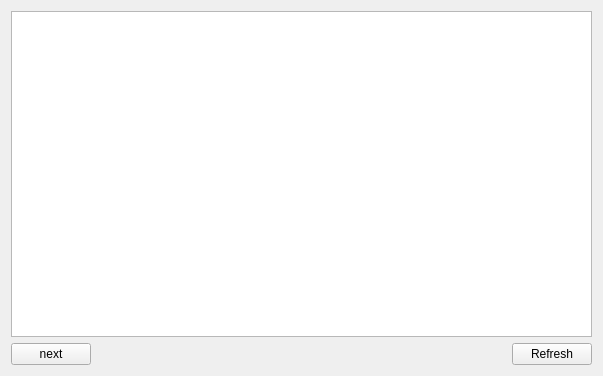
<?xml version="1.0" encoding="UTF-8"?>
<ui version="4.0">
 <class>StepMode</class>
 <widget class="QWidget" name="StepMode">
  <property name="geometry">
   <rect>
    <x>0</x>
    <y>0</y>
    <width>603</width>
    <height>376</height>
   </rect>
  </property>
  <property name="windowTitle">
   <string>Form</string>
  </property>
  <layout class="QGridLayout" name="gridLayout">
   <item row="0" column="0">
    <widget class="QGraphicsView" name="graphicsStep"/>
   </item>
   <item row="1" column="0">
    <layout class="QHBoxLayout" name="horizontalLayout">
     <item>
      <widget class="QPushButton" name="buttonNext">
       <property name="text">
        <string>next</string>
       </property>
      </widget>
     </item>
     <item>
      <spacer name="horizontalSpacer">
       <property name="orientation">
        <enum>Qt::Horizontal</enum>
       </property>
       <property name="sizeHint" stdset="0">
        <size>
         <width>40</width>
         <height>20</height>
        </size>
       </property>
      </spacer>
     </item>
     <item>
      <widget class="QPushButton" name="buttonRefresh">
       <property name="text">
        <string>Refresh</string>
       </property>
      </widget>
     </item>
    </layout>
   </item>
  </layout>
 </widget>
 <resources/>
 <connections/>
</ui>
